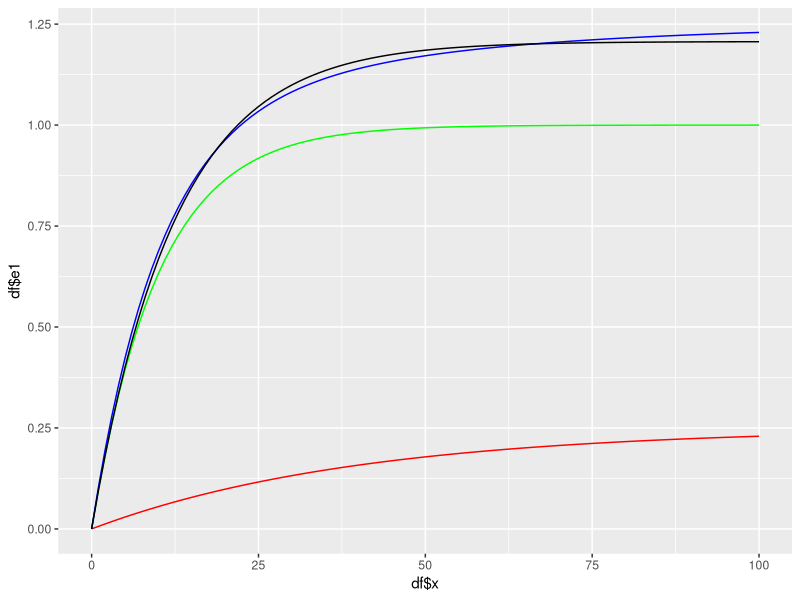
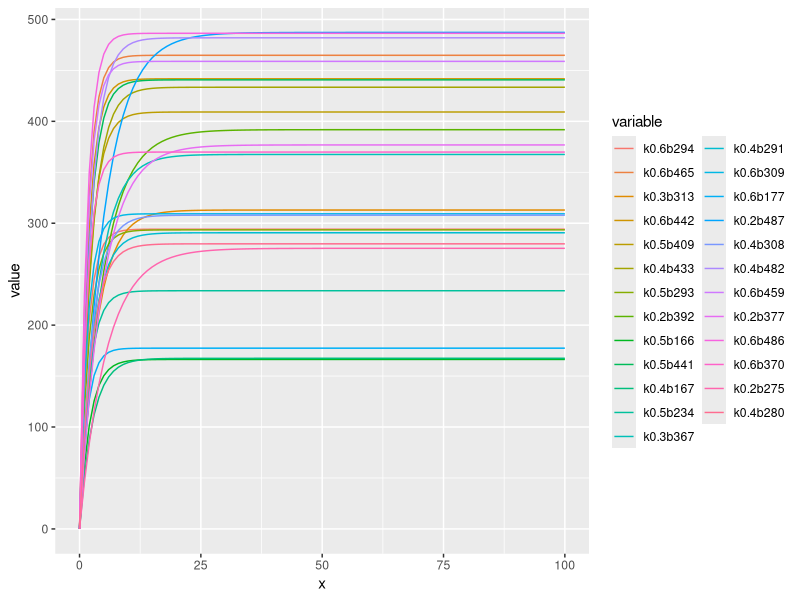
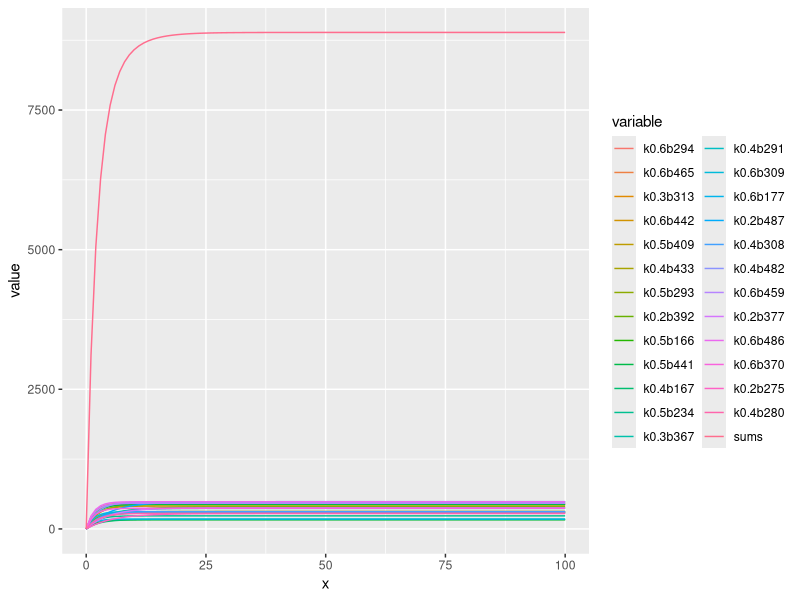
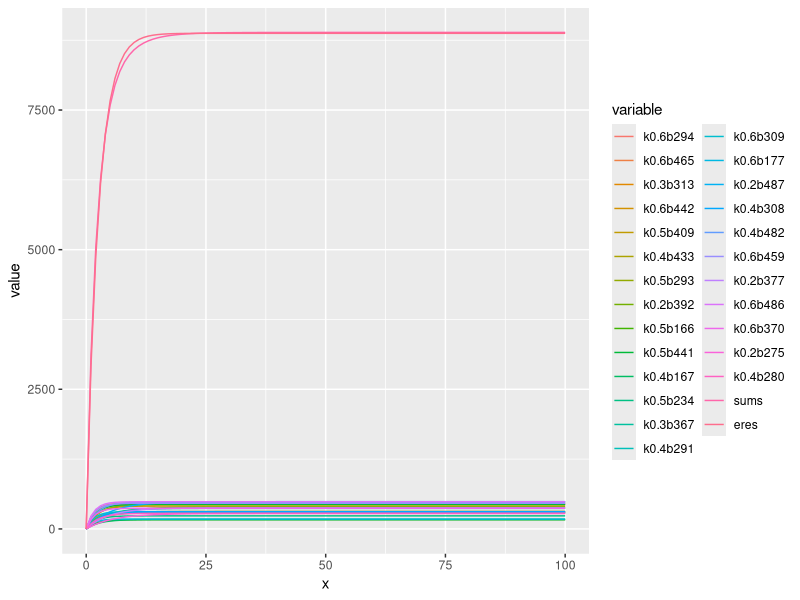

R code for these plots, in order:
## ---- chunk 1
library(permute)
library(ggplot2)
library(reshape2)
set.seed(42)
getdf <- function(k1,k2,b1,b2) {
    x <- 0:100
    k3 <- (k1+k2)/2
    e1 <- b1*(1-exp(-k1*x))
    e2 <- b2*(1-exp(-k2*x))
    #e3 <- (b1+b2)*(1-exp(-k3*x))
    e3 <- e1 + e2
    df <- data.frame(x,e3)
    mod <- nls(e3 ~ b*(1-exp(-k * x)), data = df, start = list(k = 1, b = 1))
    #mod <- nls(e3 ~ (b1+b2)*(1-exp(-k * x)), data = df, start = list(k = 1))
    eres <- coef(mod)[2]*(1-exp(-coef(mod)[1]*x))
    #eres <- (b1+b2)*(1-exp(-coef(mod)[1]*x))
    print(paste("k1",k1," k2",k2," kcombo",coef(mod)[1]))
    print(paste("arith mean", (k1+k2)/2, " geom mean",sqrt(k1*k2)))
    print(paste("weighted geom mean ",exp((b1*log(k1) + b2*log(k2))/(b1+b2))))
    df2 <- data.frame(x,e1,e2,e3,eres)
}
ggplot(df <- getdf(.025,.1,.25,1), aes(df$x)) +                    
    geom_line(aes(y=df$e1), colour="red") +  
    geom_line(aes(y=df$e2), colour="green") +
    geom_line(aes(y=df$e3), colour="blue") +
    geom_line(aes(y=df$eres), colour="black")
## ---- chunk 2
savKArith <- NULL
savKGeom <- NULL
savKHarm <- NULL
savKs <- NULL
savBs <- NULL
mksamps <- function(blo, bhi, klo, khi, samps) {
    #samps = 10
    #bs<-seq(blo,bhi,length.out=samps)
    #ks<-seq(klo,khi,length.out=samps)
    # just shuffle the parameter lists independently
    #ks <- ks[shuffle(samps)]
    #bs <- bs[shuffle(samps)]
    ks <- runif(samps, klo,khi)
    bs <- runif(samps, blo,bhi)
    savKs <<- ks
    savBs <<- bs
    # mean of Ks
    print(paste("arith mean ks ", savKArith<<-mean(ks)))
    # geom mean of Ks
    print(paste("geom mean ks ",savKGeom<<-exp(mean(log(ks)))))
    # harmonic mean of Ks
    print(paste("harmonic mean ks ",savKHarm<<-1/mean(1/ks)))
    # sum of Bs
    print(paste("sum of bs ",sum(bs)))
    
    thenms <- c("x",paste0("k",format(ks,digits=1),"b",format(bs,digits=2)))
    x <- 0:100
    # now combine ks and bs into pairs of parameters
    df <- data.frame(x)
    for (i in 1:samps){
        tmp <- bs[[i]]*(1-exp(-ks[[i]]*x))
        df <- cbind(df,tmp)
    }
    colnames(df) <- thenms
    df
}
# plot on same grid, each series colored differently -- 
# good if the series have same scale
num=26
blo=165
bhi = 496
klo=0.14
khi=0.64
df <- mksamps(blo,bhi,klo,khi,num)
dfplot <- melt(df ,  id = 'x', variable_name = 'series')
ggplot(dfplot, aes(x,value)) + geom_line(aes(colour = variable))
## ---- chunk 3
sums <- rowSums(df[2:num+1])
df <- cbind(df,sums)
dfplot <- melt(df ,  id = 'x', variable_name = 'series')
ggplot(dfplot, aes(x,value)) + geom_line(aes(colour = variable))
## ---- chunk 4
mod2 <- nls(sums ~ b*(1-exp(-k * x)), data = df, start = list(k = 1, b = num*bhi))
eres <- coef(mod2)[2]*(1-exp(-coef(mod2)[1]*df$x))
df <- cbind(df,eres)
dfplot <- melt(df ,  id = 'x', variable_name = 'series')
ggplot(dfplot, aes(x,value)) + geom_line(aes(colour = variable))
# fitted b and K are
print(paste("fitK ",coef(mod2)[1], "  fitb ",coef(mod2)[2]))
# vs original arith and geom and harm
print(savKArith)
print(savKGeom)
print(savKHarm)
# Now lets calculate the weigthed geom mean of the Ks.  Weights are Bs
weightedGeom <- exp(sum(savBs*log(savKs))/sum(savBs))
print(weightedGeom)
